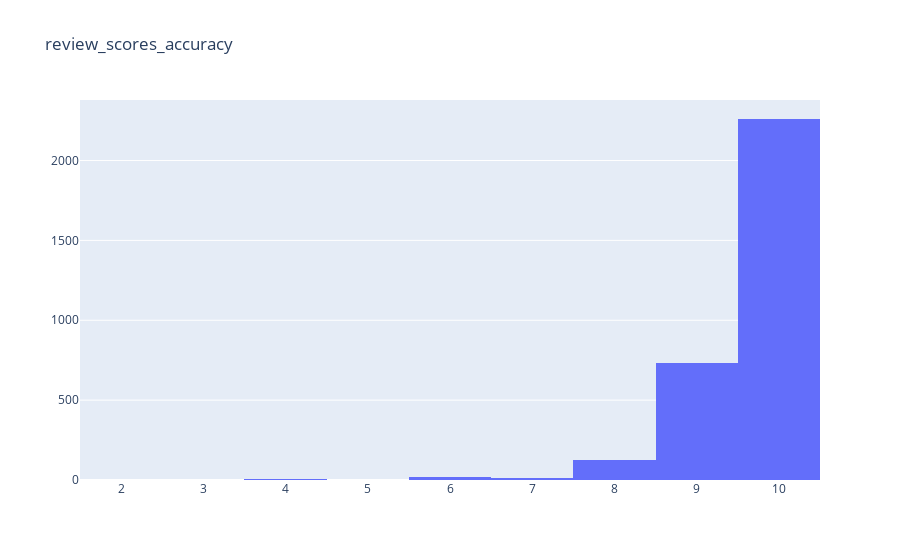
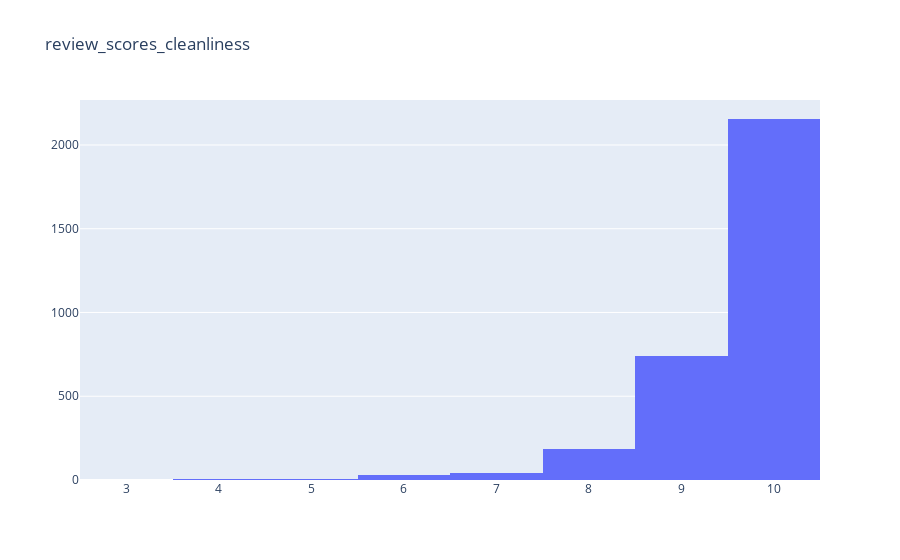
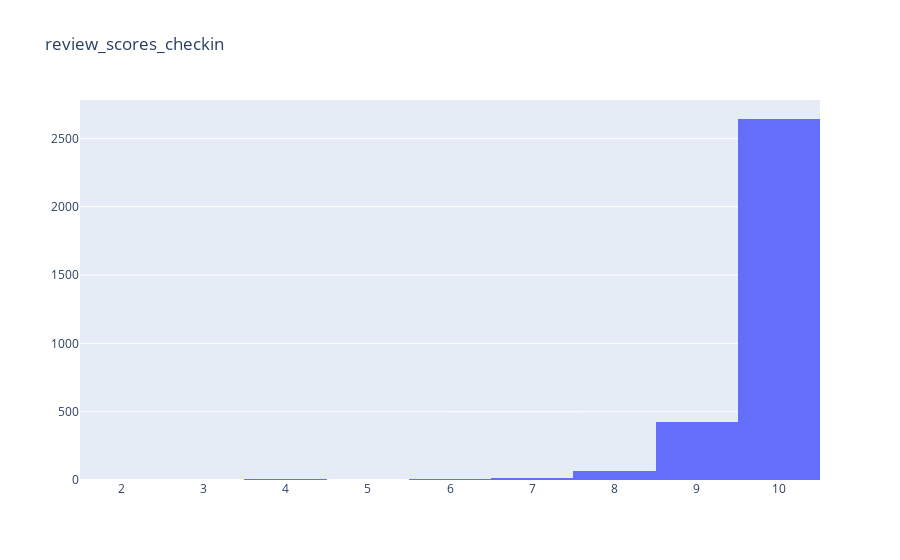
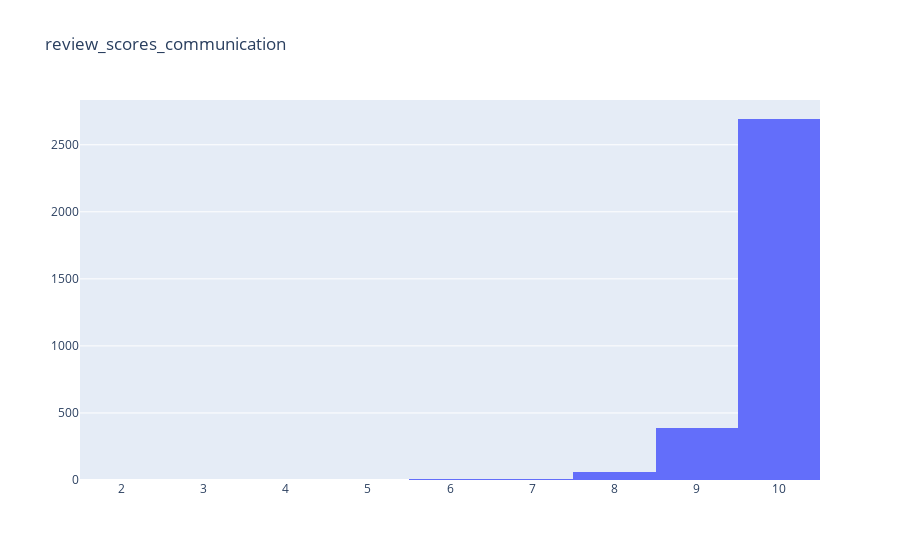

The cell these charts' notebook holds for them, in order:
### Markdown cell above
# Use histograms to check score distribution

### Code cell
X = pd.DataFrame(listingdata2[["review_scores_accuracy", "review_scores_cleanliness","review_scores_checkin","review_scores_communication","review_scores_location","review_scores_value"]])

# Since all the variables are scores rated out of 10, we can use a histogram to check the distribution of scores
# Get Histogram from plotly.graph_objs (go)
count = 0
for var in X:
    trace = go.Histogram(x = X[var], histnorm = 'density')
    layout = go.Layout(title = var)
    data = [trace]
    fig = go.Figure(data = data, layout = layout)
    py.iplot(fig)

### Figure 1 — Plotly figure (JSON) as saved in the notebook; plotly's stock layout.template omitted (floating-point values rounded to 4 significant figures; data arrays with more than 128 entries replaced by an {"elided": "..."} marker saying what was removed)
{"data": [{"histnorm": "density", "type": "histogram", "x": {"elided": "3158 int values"}}], "layout": {"title": {"text": "review_scores_accuracy"}}}

### Figure 2 — Plotly figure (JSON) as saved in the notebook; plotly's stock layout.template omitted (floating-point values rounded to 4 significant figures; data arrays with more than 128 entries replaced by an {"elided": "..."} marker saying what was removed)
{"data": [{"histnorm": "density", "type": "histogram", "x": {"elided": "3158 int values"}}], "layout": {"title": {"text": "review_scores_cleanliness"}}}

### Figure 3 — Plotly figure (JSON) as saved in the notebook; plotly's stock layout.template omitted (floating-point values rounded to 4 significant figures; data arrays with more than 128 entries replaced by an {"elided": "..."} marker saying what was removed)
{"data": [{"histnorm": "density", "type": "histogram", "x": {"elided": "3158 int values"}}], "layout": {"title": {"text": "review_scores_checkin"}}}

### Figure 4 — Plotly figure (JSON) as saved in the notebook; plotly's stock layout.template omitted (floating-point values rounded to 4 significant figures; data arrays with more than 128 entries replaced by an {"elided": "..."} marker saying what was removed)
{"data": [{"histnorm": "density", "type": "histogram", "x": {"elided": "3158 int values"}}], "layout": {"title": {"text": "review_scores_communication"}}}
